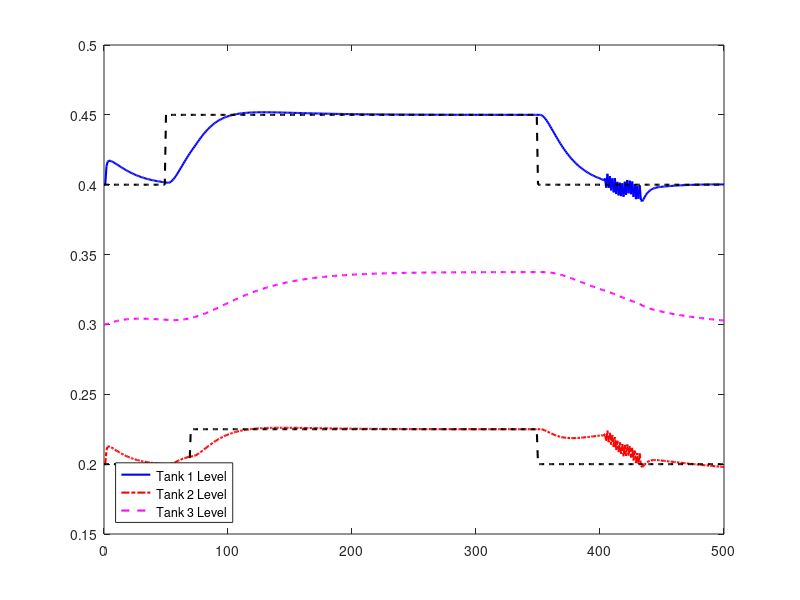

The MATLAB script that drew this image: (Note: this script raises an error after producing the figure.)
close all;
clear all;
clc

formatSpec = '%f';
fsz = 10;

reference_value(1:50)=0.40; reference_value(51:350)=0.45; reference_value(351:501)=0.40;
reference_value_2(1:70)=0.20; reference_value_2(71:400)=0.225; reference_value_2(351:501)=0.20;

ref_vector = reference_value';
ref_vector_2 = reference_value_2';

%%%%%%%%%%%%%%%%%%%%%%%%% DATA READING %%%%%%%%%%%%%%%%%%%%%%%%
% Differential Attack, no Defense
dif_attack_no_def = csvread('attack_no_def_socket/def/results_no_def_0_2.txt');
time_diff_no_def = dif_attack_no_def(:, [1]);
lit101_diff_no_def = dif_attack_no_def(:, [2]);
lit102_diff_no_def = dif_attack_no_def(:, [3]);
lit103_diff_no_def = dif_attack_no_def(:, [4]);

% Diferential Attack, Defense
dif_attack_def = csvread('atk_def_socket/def/results_def_0_2.txt');
time_diff_def = dif_attack_def(:, [1]);
lit101_diff_def = dif_attack_def(:, [2]);
lit102_diff_def = dif_attack_def(:, [3]);
lit103_diff_def = dif_attack_def(:, [4]);

% No attack
no_attack = csvread('no_attack_socket/results_thread_no_atk_socket.txt');
time_no_attack = no_attack(:, [1]);
lit101_no_attack = no_attack(:, [2]);
lit102_no_attack = no_attack(:, [3]);
lit103_no_attack = no_attack(:, [4]);

%%%%%%%%%%%%%%%%%%%%%%%% Bias parameter changes %%%%%%%%
dif_attack_0_1_no_def = csvread('attack_no_def_socket/def/results_no_def_0_1.txt');
time_diff_0_1_no_def = dif_attack_0_1_no_def(:, [1]);
lit101_diff_0_1_no_def = dif_attack_0_1_no_def(:, [2]);
lit102_diff_0_1_no_def = dif_attack_0_1_no_def(:, [3]);
lit103_diff_0_1_no_def = dif_attack_0_1_no_def(:, [4]);

dif_attack_0_3_no_def = csvread('attack_no_def_socket/def/results_no_def_0_3.txt');
time_diff_0_3_no_def = dif_attack_0_3_no_def(:, [1]);
lit101_diff_0_3_no_def = dif_attack_0_3_no_def(:, [2]);
lit102_diff_0_3_no_def = dif_attack_0_3_no_def(:, [3]);
lit103_diff_0_3_no_def = dif_attack_0_3_no_def(:, [4]);

dif_attack_0_4_no_def = csvread('attack_no_def_socket/def/results_no_def_0_4.txt');
time_diff_0_4_no_def = dif_attack_0_4_no_def(:, [1]);
lit101_diff_0_4_no_def = dif_attack_0_4_no_def(:, [2]);
lit102_diff_0_4_no_def = dif_attack_0_4_no_def(:, [3]);
lit103_diff_0_4_no_def = dif_attack_0_4_no_def(:, [4]);

dif_attack_0_5_no_def = csvread('attack_no_def_socket/def/results_no_def_0_5.txt');
time_diff_0_5_no_def = dif_attack_0_5_no_def(:, [1]);
lit101_diff_0_5_no_def = dif_attack_0_5_no_def(:, [2]);
lit102_diff_0_5_no_def = dif_attack_0_5_no_def(:, [3]);
lit103_diff_0_5_no_def = dif_attack_0_5_no_def(:, [4]);


%%%%%%%%%%%%%%% Defense %%%%%%%%%%%%%%%%%%%%%%%%%%%%%%
dif_attack_0_1_def = csvread('atk_def_socket/def/results_def_0_1.txt');
time_diff_0_1_def = dif_attack_0_1_def(:, [1]);
lit101_diff_0_1_def = dif_attack_0_1_def(:, [2]);
lit102_diff_0_1_def = dif_attack_0_1_def(:, [3]);
lit103_diff_0_1_def = dif_attack_0_1_def(:, [4]);

dif_attack_0_3_def = csvread('atk_def_socket/def/results_def_0_3.txt');
time_diff_0_3_def = dif_attack_0_3_def(:, [1]);
lit101_diff_0_3_def = dif_attack_0_3_def(:, [2]);
lit102_diff_0_3_def = dif_attack_0_3_def(:, [3]);
lit103_diff_0_3_def = dif_attack_0_3_def(:, [4]);

dif_attack_0_4_def = csvread('atk_def_socket/def/results_def_0_4.txt');
time_diff_0_4_def = dif_attack_0_4_def(:, [1]);
lit101_diff_0_4_def = dif_attack_0_4_def(:, [2]);
lit102_diff_0_4_def = dif_attack_0_4_def(:, [3]);
lit103_diff_0_4_def = dif_attack_0_4_def(:, [4]);

dif_attack_0_5_def = csvread('atk_def_socket/def/results_def_0_5.txt');
time_diff_0_5_def = dif_attack_0_5_def(:, [1]);
lit101_diff_0_5_def = dif_attack_0_5_def(:, [2]);
lit102_diff_0_5_def = dif_attack_0_5_def(:, [3]);
lit103_diff_0_5_def = dif_attack_0_5_def(:, [4]);



%%%%%%%%%%%%%%%%%%%%%%%%% No Attack %%%%%%%%%%%%%%%%%%%%%%%
h1=figure(1)
set(gca, 'FontSize', fsz, 'LineWidth', 1.5); 
plot(time_no_attack, lit101_no_attack,'-b', 'linewidth', 1.5);
hold on
plot(time_no_attack, lit102_no_attack, '-.r', 'linewidth', 1.5);
plot(time_no_attack, lit103_no_attack, '--m', 'linewidth', 1.5);
plot(time_no_attack, ref_vector, '--k', 'linewidth', 1.5);
plot(time_no_attack, ref_vector_2, '--k', 'linewidth', 1.5);

g = legend('Tank 1 Level','Tank 2 Level','Tank 3 Level','Location','southwest');
g.FontSize = 14;
grid on
axis([20 500 0 0.5])
grid on;
xlabel('Time (s)')
ylabel('Tank Level (m)')
title({'Plant Behavior without Attack'});
matlab2tikz('tikz/no_attack.tikz', 'showInfo', false, 'parseStrings', false, 'standalone', false, 'height', '\figureheight', 'width', '\figurewidth');
matlab2tikz('tikz/std_no_attack.tikz', 'showInfo', false, 'parseStrings', false, 'standalone', true, 'height', '0.5\columnwidth', 'width', '0.8\columnwidth');

%%%%%%%%%%%%%%%%%%%%%%%%% Differential Attack - No Defense %%%%%%%%%%%%%%%%%%%%%%%
h2=figure(2)
set(gca, 'FontSize', fsz, 'LineWidth', 1.5); 
plot(time_diff_no_def, lit101_diff_no_def,'-b', 'linewidth', 1.5);
hold on
plot(time_diff_no_def, lit102_diff_no_def, '-.r', 'linewidth', 1.5);
plot(time_diff_no_def, lit103_diff_no_def, '--m', 'linewidth', 1.5);
plot(time_no_attack, ref_vector, '--k', 'linewidth', 1.5);
plot(time_no_attack, ref_vector_2, '--k', 'linewidth', 1.5);

g = legend('Tank 1 Level','Tank 2 Level','Tank 3 Level','Location','southwest');
g.FontSize = 14;
grid on
axis([20 500 0 0.5])
grid on;
xlabel('Time (s)')
ylabel('Tank Level (m)')
title({'Plant Behavior with Bias Attack without Defense'});
matlab2tikz('tikz/diff_no_def.tikz', 'showInfo', false, 'parseStrings', false, 'standalone', false, 'height', '\figureheight', 'width', '\figurewidth');
matlab2tikz('tikz/std_diff_no_def.tikz', 'showInfo', false, 'parseStrings', false, 'standalone', true, 'height', '0.5\columnwidth', 'width', '0.8\columnwidth');

% %%%%%%%%%%%%%%%%%%%%%%%%% Differential Attack - Defense %%%%%%%%%%%%%%%%%%%%%%%
h3=figure(3)
set(gca, 'FontSize', fsz, 'LineWidth', 1.5); 
plot(time_diff_def, lit101_diff_def,'-b', 'linewidth', 1.5);
hold on
plot(time_diff_def, lit102_diff_def, '-.r', 'linewidth', 1.5);
plot(time_diff_def, lit103_diff_def, '--m', 'linewidth', 1.5);
plot(time_no_attack, ref_vector, '--k', 'linewidth', 1.5);
plot(time_no_attack, ref_vector_2, '--k', 'linewidth', 1.5);

g = legend('Tank 1 Level','Tank 2 Level','Tank 3 Level','Location','southwest');
g.FontSize = 14;
grid on
axis([20 500 0 0.5])
grid on;
xlabel('Time (s)')
ylabel('Tank Level (m)')
title({'Plant Behavior with Bias Attack with Defense'});
matlab2tikz('tikz/diff_def.tikz', 'showInfo', false, 'parseStrings', false, 'standalone', false, 'height', '\figureheight', 'width', '\figurewidth');
matlab2tikz('tikz/std_diff_def.tikz', 'showInfo', false, 'parseStrings', false, 'standalone', true, 'height','0.5\columnwidth', 'width', '0.8\columnwidth');

%%%%%%%%%%%%%%%%%%%%%%%% Errors %%%%%%%%%%%%%%%%%%%%%%%%%%%

%%%%%%%%%%% Without attack %%%
lit_101_error_no_atk = ref_vector - lit101_no_attack;
lit_102_error_no_atk = ref_vector_2 - lit102_no_attack;

mean_lit_101_error_no_atk(1:5) = mean(lit_101_error_no_atk);

lit_101_error_diff_0_1_no_def = ref_vector - lit101_diff_0_1_no_def;
lit_102_error_diff_0_1_no_def = ref_vector_2 - lit102_diff_0_1_no_def;

lit_101_error_diff_0_2_no_def = ref_vector - lit101_diff_no_def;
lit_102_error_diff_0_2_no_def = ref_vector_2 - lit102_diff_no_def;

lit_101_error_diff_0_3_no_def = ref_vector - lit101_diff_0_3_no_def;
lit_102_error_diff_0_3_no_def = ref_vector_2 - lit102_diff_0_3_no_def;

lit_101_error_diff_0_4_no_def = ref_vector - lit101_diff_0_4_no_def;
lit_102_error_diff_0_4_no_def = ref_vector_2 - lit102_diff_0_4_no_def;

lit_101_error_diff_0_5_no_def = ref_vector - lit101_diff_0_5_no_def;
lit_102_error_diff_0_5_no_def = ref_vector_2 - lit102_diff_0_5_no_def;

% Def
lit_101_error_diff_0_1_def = ref_vector - lit101_diff_0_1_def;
lit_102_error_diff_0_1_def = ref_vector_2 - lit102_diff_0_1_def;

lit_101_error_diff_0_2_def = ref_vector - lit101_diff_def;
lit_102_error_diff_0_2_def = ref_vector_2 - lit102_diff_def;

lit_101_error_diff_0_3_def = ref_vector - lit101_diff_0_3_def;
lit_102_error_diff_0_3_def = ref_vector_2 - lit102_diff_0_3_def;

lit_101_error_diff_0_4_def = ref_vector - lit101_diff_0_4_def;
lit_102_error_diff_0_4_def = ref_vector_2 - lit102_diff_0_4_def;

lit_101_error_diff_0_5_def = ref_vector - lit101_diff_0_5_def;
lit_102_error_diff_0_5_def = ref_vector_2 - lit102_diff_0_5_def;

mean_error_no_def = zeros(1,5);
mean_error_no_def(1) = mean(lit_101_error_diff_0_1_no_def);
mean_error_no_def(2) = mean(lit_101_error_diff_0_2_no_def);
mean_error_no_def(3) = mean(lit_101_error_diff_0_3_no_def);
mean_error_no_def(4) = mean(lit_101_error_diff_0_4_no_def);
mean_error_no_def(5) = mean(lit_101_error_diff_0_5_no_def);
mean_error_no_def.*-1

mean_error_def = zeros(1,5);
mean_error_def(1) = mean(lit_101_error_diff_0_1_def);
mean_error_def(2) = mean(lit_101_error_diff_0_2_def);
mean_error_def(3) = mean(lit_101_error_diff_0_3_def);
mean_error_def(4) = mean(lit_101_error_diff_0_4_def);
mean_error_def(5) = mean(lit_101_error_diff_0_5_def);
mean_error_def.*-1

error_vector=[0.001, 0.002, 0.003, 0.004, 0.005];

h15=figure(15)
set(gca, 'FontSize', fsz, 'LineWidth', 1.5); 
plot(error_vector, abs(mean_error_no_def),'-.r', 'linewidth', 1.5);
hold on
plot(error_vector, abs(mean_error_def), '-b', 'linewidth', 1.5);
plot(error_vector, abs(mean_lit_101_error_no_atk), '--k', 'linewidth', 1.5);

g = legend('Mean Error without Defense','Mean Error with Defense','Mean Error without Attack', 'Location','northwest');
g.FontSize = 14;
grid on
%axis([0 500 0 0.06])
grid on;
xlabel('Attack Value of Bias Attack (m)')
ylabel('Average Error(m)')
title({'Plant Mean Error with Bias Attack'});
matlab2tikz('tikz/mean_error_def.tikz', 'showInfo', false, 'parseStrings', false, 'standalone', false, 'height', '\figureheight', 'width', '\figurewidth');
matlab2tikz('tikz/std_mean_error_def.tikz', 'showInfo', false, 'parseStrings', false, 'standalone', true, 'height','0.5\columnwidth', 'width', '0.8\columnwidth');



%%%%%%%%%%%%%%%%%%%%%%% No Defense Error Plots %%%%%%%%%%%%%%%%%%%%%%%
% h4=figure(4)
% set(gca, 'FontSize', fsz, 'LineWidth', 1.5); 
% plot(time_diff_def, lit_101_error_no_atk,'-b', 'linewidth', 1.5);
% hold on
% plot(time_diff_def, lit_102_error_no_atk, '-.r', 'linewidth', 1.5);
% 
% g = legend('Lit101 Error','Lit102 Error','Location','northeast');
% g.FontSize = 14;
% grid on
% axis([0 500 0 0.06])
% grid on;
% xlabel('Time (s)')
% ylabel('Tank Level (m)')
% title({'Virtual Environment', 'Error without Attack'});
% matlab2tikz('tikz/error_no_atk.tikz', 'showInfo', false, 'parseStrings', false, 'standalone', false, 'height', '\figureheight', 'width', '\figurewidth');
% matlab2tikz('tikz/std_error_no_atk.tikz', 'showInfo', false, 'parseStrings', false, 'standalone', true, 'height','0.5\columnwidth', 'width', '0.8\columnwidth');
% 
% % 0.1
% h5=figure(5)
% set(gca, 'FontSize', fsz, 'LineWidth', 1.5); 
% plot(time_diff_0_1_no_def, lit_101_error_diff_0_1_no_def,'-b', 'linewidth', 1.5);
% hold on
% plot(time_diff_0_1_no_def, lit_102_error_diff_0_1_no_def, '-.r', 'linewidth', 1.5);
% 
% g = legend('Lit101 Error','Lit102 Error','Location','northeast');
% g.FontSize = 14;
% grid on
% axis([0 500 0 0.06])
% grid on;
% xlabel('Time (s)')
% ylabel('Tank Level (m)')
% title({'Virtual Environment', 'Error with Bias Attack of 0.001 and No Defense'});
% matlab2tikz('tikz/error_0_1_no_def.tikz', 'showInfo', false, 'parseStrings', false, 'standalone', false, 'height', '\figureheight', 'width', '\figurewidth');
% matlab2tikz('tikz/std_error_0_1_no_atk.tikz', 'showInfo', false, 'parseStrings', false, 'standalone', true, 'height','0.5\columnwidth', 'width', '0.8\columnwidth');
% 
% 
% % 0.2
% h6=figure(6)
% set(gca, 'FontSize', fsz, 'LineWidth', 1.5); 
% plot(time_diff_0_1_no_def, lit_101_error_diff_0_2_no_def,'-b', 'linewidth', 1.5);
% hold on
% plot(time_diff_0_1_no_def, lit_102_error_diff_0_2_no_def, '-.r', 'linewidth', 1.5);
% 
% g = legend('Lit101 Error','Lit102 Error','Location','northeast');
% g.FontSize = 14;
% grid on
% axis([0 500 0 0.06])
% grid on;
% xlabel('Time (s)')
% ylabel('Tank Level (m)')
% title({'Virtual Environment', 'Error with Bias Attack of 0.002 and No Defense'});
% matlab2tikz('tikz/error_0_2_no_def.tikz', 'showInfo', false, 'parseStrings', false, 'standalone', false, 'height', '\figureheight', 'width', '\figurewidth');
% matlab2tikz('tikz/std_error_0_2_no_atk.tikz', 'showInfo', false, 'parseStrings', false, 'standalone', true, 'height','0.5\columnwidth', 'width', '0.8\columnwidth');
% 
% 
% % 0.3
% h7=figure(7)
% set(gca, 'FontSize', fsz, 'LineWidth', 1.5); 
% plot(time_diff_0_3_no_def, lit_101_error_diff_0_3_no_def,'-b', 'linewidth', 1.5);
% hold on
% plot(time_diff_0_3_no_def, lit_102_error_diff_0_3_no_def, '-.r', 'linewidth', 1.5);
% 
% g = legend('Lit101 Error','Lit102 Error','Location','northeast');
% g.FontSize = 14;
% grid on
% axis([0 500 0 0.06])
% grid on;
% xlabel('Time (s)')
% ylabel('Tank Level (m)')
% title({'Virtual Environment', 'Error with Bias Attack of 0.003 and No Defense'});
% matlab2tikz('tikz/error_0_3_no_def.tikz', 'showInfo', false, 'parseStrings', false, 'standalone', false, 'height', '\figureheight', 'width', '\figurewidth');
% matlab2tikz('tikz/std_error_0_3_no_atk.tikz', 'showInfo', false, 'parseStrings', false, 'standalone', true, 'height','0.5\columnwidth', 'width', '0.8\columnwidth');
% 
% 
% % 0.4
% h8=figure(8)
% set(gca, 'FontSize', fsz, 'LineWidth', 1.5); 
% plot(time_diff_0_4_no_def, lit_101_error_diff_0_4_no_def,'-b', 'linewidth', 1.5);
% hold on
% plot(time_diff_0_4_no_def, lit_102_error_diff_0_4_no_def, '-.r', 'linewidth', 1.5);
% 
% g = legend('Lit101 Error','Lit102 Error','Location','northeast');
% g.FontSize = 14;
% grid on
% axis([0 500 0 0.06])
% grid on;
% xlabel('Time (s)')
% ylabel('Tank Level (m)')
% title({'Virtual Environment', 'Error with Bias Attack of 0.004 and No Defense'});
% matlab2tikz('tikz/error_0_4_no_def.tikz', 'showInfo', false, 'parseStrings', false, 'standalone', false, 'height', '\figureheight', 'width', '\figurewidth');
% matlab2tikz('tikz/std_error_0_4_no_atk.tikz', 'showInfo', false, 'parseStrings', false, 'standalone', true, 'height','0.5\columnwidth', 'width', '0.8\columnwidth');
% 
% % 0.5
% h9=figure(9)
% set(gca, 'FontSize', fsz, 'LineWidth', 1.5); 
% plot(time_diff_0_5_no_def, lit_101_error_diff_0_5_no_def,'-b', 'linewidth', 1.5);
% hold on
% plot(time_diff_0_5_no_def, lit_102_error_diff_0_5_no_def, '-.r', 'linewidth', 1.5);
% 
% g = legend('Lit101 Error','Lit102 Error','Location','northeast');
% g.FontSize = 14;
% grid on
% axis([0 500 0 0.06])
% grid on;
% xlabel('Time (s)')
% ylabel('Tank Level (m)')
% title({'Virtual Environment', 'Error with Bias Attack of 0.005 and No Defense'});
% matlab2tikz('tikz/error_0_5_no_def.tikz', 'showInfo', false, 'parseStrings', false, 'standalone', false, 'height', '\figureheight', 'width', '\figurewidth');
% matlab2tikz('tikz/std_error_0_5_no_atk.tikz', 'showInfo', false, 'parseStrings', false, 'standalone', true, 'height','0.5\columnwidth', 'width', '0.8\columnwidth');
% 
% 
% 
% 
% 
% 
% %%%%%%%%%%%%%%%%%%%%%%% Defense Error Plots %%%%%%%%%%%%%%%%%%%%%%%
% % 0.1
% h10=figure(10)
% set(gca, 'FontSize', fsz, 'LineWidth', 1.5); 
% plot(time_diff_0_1_def, lit_101_error_diff_0_1_def,'-b', 'linewidth', 1.5);
% hold on
% plot(time_diff_0_1_def, lit_102_error_diff_0_1_def, '-.r', 'linewidth', 1.5);
% 
% g = legend('Lit101 Error','Lit102 Error','Location','northeast');
% g.FontSize = 14;
% grid on
% axis([0 500 0 0.06])
% grid on;
% xlabel('Time (s)')
% ylabel('Tank Level (m)')
% title({'Virtual Environment', 'Error with Bias Attack of 0.001 and Defense'});
% matlab2tikz('tikz/error_0_1_def.tikz', 'showInfo', false, 'parseStrings', false, 'standalone', false, 'height', '\figureheight', 'width', '\figurewidth');
% matlab2tikz('tikz/std_error_0_1_def.tikz', 'showInfo', false, 'parseStrings', false, 'standalone', true, 'height','0.5\columnwidth', 'width', '0.8\columnwidth');
% 
% 
% 
% % 0.2
% h11=figure(11)
% set(gca, 'FontSize', fsz, 'LineWidth', 1.5); 
% plot(time_diff_def, lit_101_error_diff_0_2_def,'-b', 'linewidth', 1.5);
% hold on
% plot(time_diff_def, lit_102_error_diff_0_2_def, '-.r', 'linewidth', 1.5);
% 
% g = legend('Lit101 Error','Lit102 Error','Location','northeast');
% g.FontSize = 14;
% grid on
% axis([0 500 0 0.06])
% grid on;
% xlabel('Time (s)')
% ylabel('Tank Level (m)')
% title({'Virtual Environment', 'Error with Bias Attack of 0.002 and Defense'});
% matlab2tikz('tikz/error_0_2_def.tikz', 'showInfo', false, 'parseStrings', false, 'standalone', false, 'height', '\figureheight', 'width', '\figurewidth');
% matlab2tikz('tikz/std_error_0_2_def.tikz', 'showInfo', false, 'parseStrings', false, 'standalone', true, 'height','0.5\columnwidth', 'width', '0.8\columnwidth');
% 
% 
% 
% % 0.3
% h12=figure(12)
% set(gca, 'FontSize', fsz, 'LineWidth', 1.5); 
% plot(time_diff_def, lit_101_error_diff_0_3_def,'-b', 'linewidth', 1.5);
% hold on
% plot(time_diff_def, lit_102_error_diff_0_3_def, '-.r', 'linewidth', 1.5);
% 
% g = legend('Lit101 Error','Lit102 Error','Location','northeast');
% g.FontSize = 14;
% grid on
% axis([0 500 0 0.06])
% grid on;
% xlabel('Time (s)')
% ylabel('Tank Level (m)')
% title({'Virtual Environment', 'Error with Bias Attack of 0.003 and Defense'});
% matlab2tikz('tikz/error_0_3_def.tikz', 'showInfo', false, 'parseStrings', false, 'standalone', false, 'height', '\figureheight', 'width', '\figurewidth');
% matlab2tikz('tikz/std_error_0_3_def.tikz', 'showInfo', false, 'parseStrings', false, 'standalone', true, 'height','0.5\columnwidth', 'width', '0.8\columnwidth');
% 
% % 0.4
% h13=figure(13)
% set(gca, 'FontSize', fsz, 'LineWidth', 1.5); 
% plot(time_diff_def, lit_101_error_diff_0_4_def,'-b', 'linewidth', 1.5);
% hold on
% plot(time_diff_def, lit_102_error_diff_0_4_def, '-.r', 'linewidth', 1.5);
% 
% g = legend('Lit101 Error','Lit102 Error','Location','northeast');
% g.FontSize = 14;
% grid on
% axis([0 500 0 0.06])
% grid on;
% xlabel('Time (s)')
% ylabel('Tank Level (m)')
% title({'Virtual Environment', 'Error with Bias Attack of 0.004 and Defense'});
% matlab2tikz('tikz/error_0_4_def.tikz', 'showInfo', false, 'parseStrings', false, 'standalone', false, 'height', '\figureheight', 'width', '\figurewidth');
% matlab2tikz('tikz/std_error_0_4_def.tikz', 'showInfo', false, 'parseStrings', false, 'standalone', true, 'height','0.5\columnwidth', 'width', '0.8\columnwidth');
% 
% 
% % 0.5
% h14=figure(14)
% set(gca, 'FontSize', fsz, 'LineWidth', 1.5); 
% plot(time_diff_def, lit_101_error_diff_0_5_def,'-b', 'linewidth', 1.5);
% hold on
% plot(time_diff_def, lit_102_error_diff_0_5_def, '-.r', 'linewidth', 1.5);
% 
% g = legend('Lit101 Error','Lit102 Error','Location','northeast');
% g.FontSize = 14;
% grid on
% axis([0 500 0 0.06])
% grid on;
% xlabel('Time (s)')
% ylabel('Tank Level (m)')
% title({'Virtual Environment', 'Error with Bias Attack of 0.005 and Defense'});
% matlab2tikz('tikz/error_0_5_def.tikz', 'showInfo', false, 'parseStrings', false, 'standalone', false, 'height', '\figureheight', 'width', '\figurewidth');
% matlab2tikz('tikz/std_error_0_5_def.tikz', 'showInfo', false, 'parseStrings', false, 'standalone', true, 'height','0.5\columnwidth', 'width', '0.8\columnwidth');
% 
